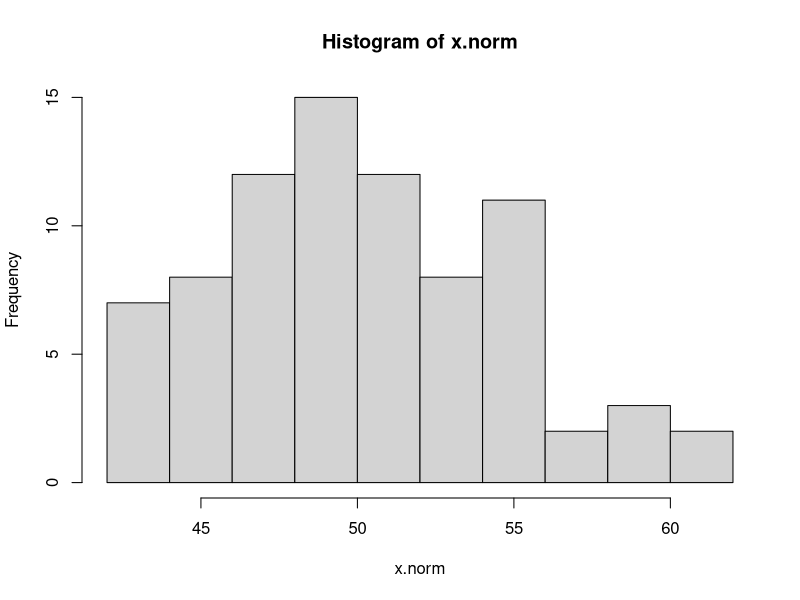
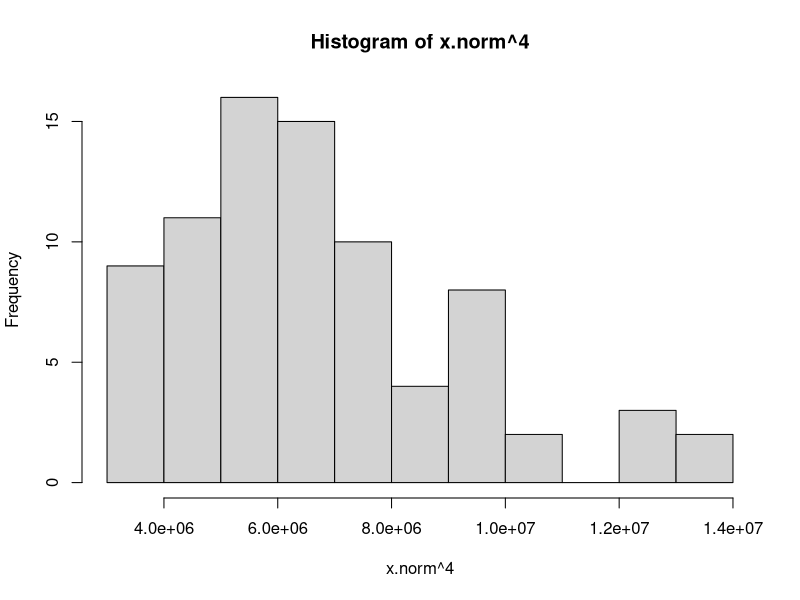
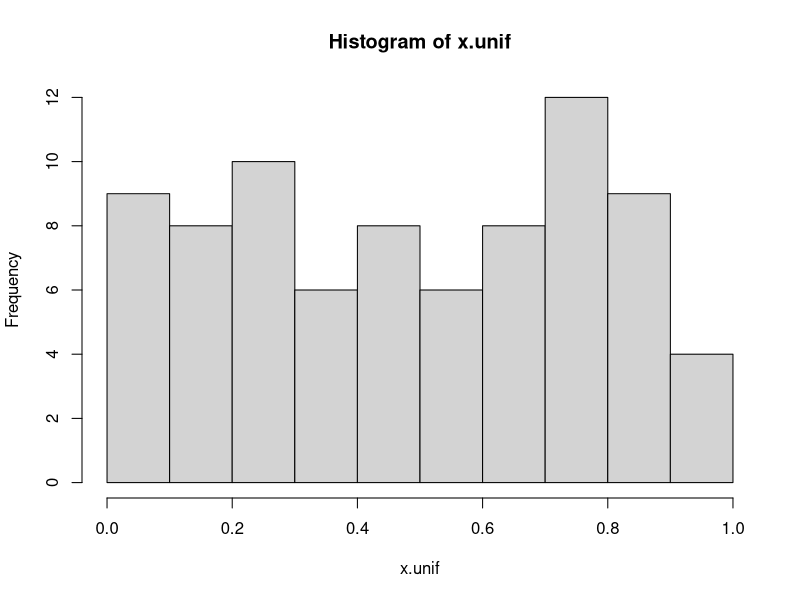
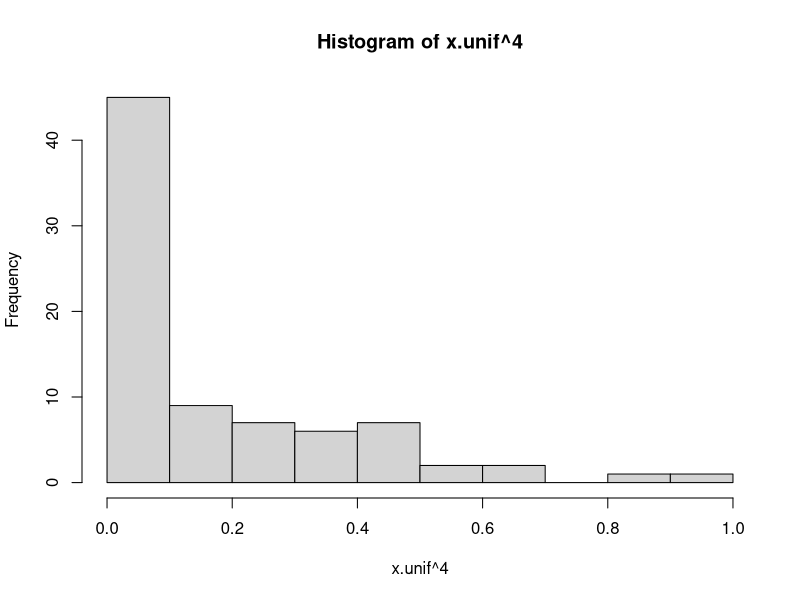
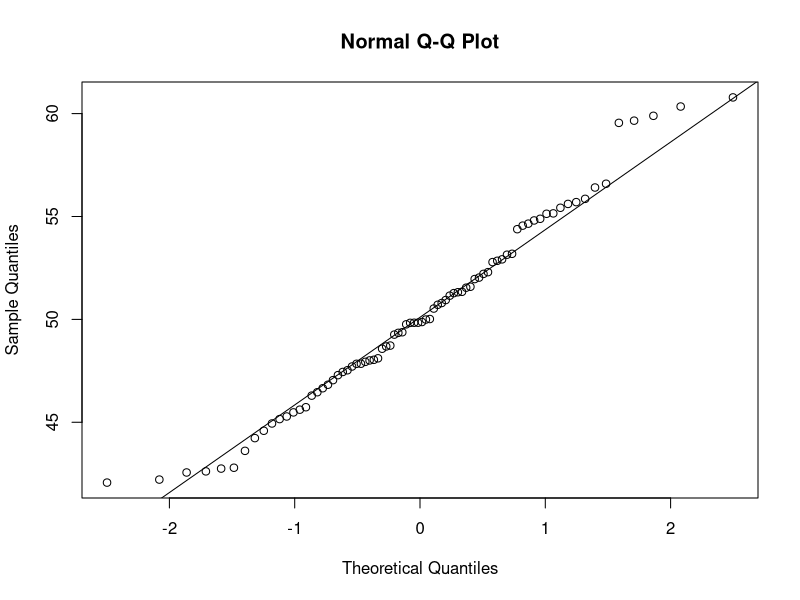
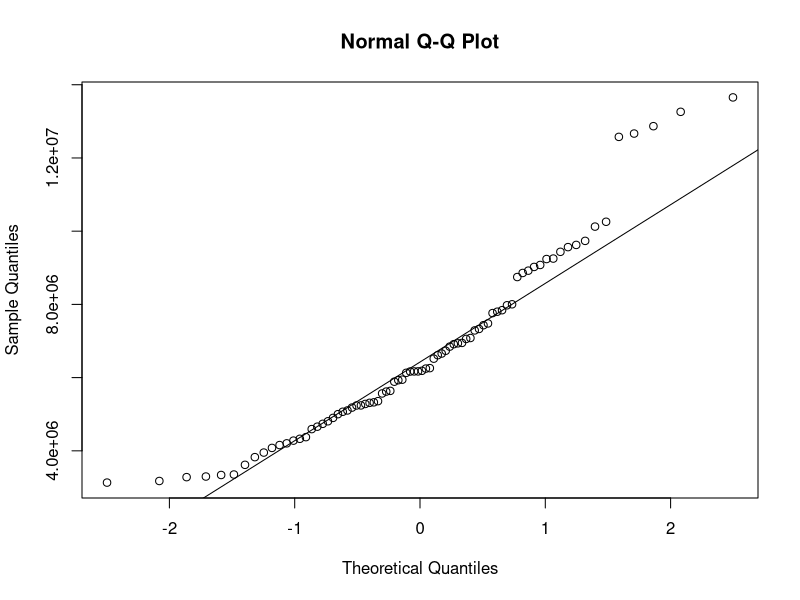
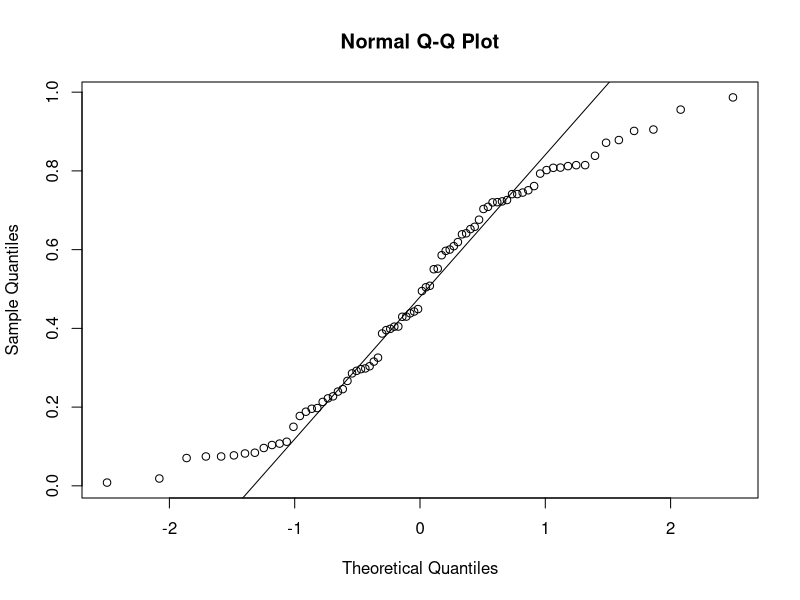
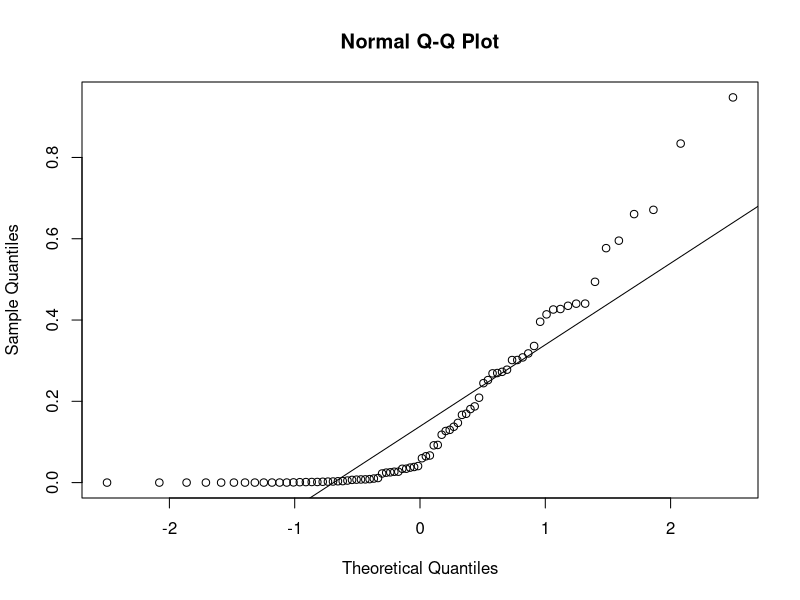

Generate these figures, in order, with R:
####+####+####+####+####+####+####+####+####+####+####+####+####+####+####+####+

#Marc d. Paradis
#R 3.5.1 for Windows
#RStudio 1.1.456

set.seed(183)
# Normally distributed numbers
x.norm <- 
  rnorm(
    n = 80, 
    mean = 50, 
    sd = 5
    )
hist(
  x.norm
  )
# Take these numbers to the fourth power to create a non-normal distribution
hist(x.norm^4)

# Uniformly distributed numbers
x.unif <- 
  runif(n = 80)
hist(
  x = x.unif
  )
# Take these numbers to the fourth power to create a non-uniform distribution
hist(
  x = x.unif^4
  )

# Compare the numbers sampled with rnorm() against normal distribution
qqnorm(
  y = x.norm
  )
qqline(
  y = x.norm, 
  distribution = qnorm, 
  probs = c(0.25, 0.75), 
  qtype = 7
  ) 
# defaults from documentation

# Sometimes getAnywere() gives us insight into the function formula and
# defaults

getAnywhere(
  x = qqline
  )

# We can see that the distribution parameter must be a function for which the
# parameter probs is the argument.  In other words:

qnorm(
  p = c(0.25, 0.75)
  )

# The same rnorm() numbers to the 4th power, compared to the normal 
# distribution
qqnorm(
  y = x.norm^4
  )
qqline(
  y = x.norm^4
  )

# Numbers sampled from the flat distribution, compared to normal
qqnorm(
  y = x.unif
  )
qqline(
  y = x.unif
  )

# Numbers sampled from the flat distribution, compared to normal
qqnorm(
  y = x.unif^4
  )
qqline(
  y = x.unif^4
  )

# Compare x.norm and x.unif
qqplot(
  x = x.norm, 
  y = x.unif
  )
qqline(
  y = x.unif
  )

# Where is the line? The issue here is that x.norm and x.unif are not scaled and 
# qqline() by default calculates relative to a standard normal distribution.
# It pays to read documentation and experiment until things make sense.

# Scale x.norm and x.unif
x.norm.scale <- 
  (x.norm - mean(x.norm)) / sd(x.norm)
# It is this mean-centering, sd-normalizing that turns x.norm into a quantile
# for the Q-Q plot.  When x.norm is the x argument and no y argument is given
# the qqplot function automatically mean-centers and sd-normalizes. qqline() by
# contrast, in this context, mean-centers and sd-normalizes, hence the 
# "disappearance" of the qqline.
hist(
  x = x.norm.scale
  )
qqnorm(
  y = x.norm.scale
  )
qqline(
  y = x.norm.scale
  )

x.unif.scale <- 
  (x.unif - mean(x.unif)) / sd(x.unif)
hist(
  x = x.unif.scale
  )
qqnorm(
  y = x.unif.scale
  )
qqline(
  y = x.unif.scale
  )

# Q-Q Plot compare scaled x.norm and scaled x.unif
qqplot(
  x = x.norm.scale, 
  y = x.unif.scale
  )
qqline(
  y = x.unif.scale
  )

# Note that all scaling does in a Q-Q Plot is change the axis labels, it does
# not change any of the relationships between distributions. It is important
# however, when using qqline(). If you don't believe me, run this:
qqplot(
  x = x.norm, 
  y = x.unif
  )

# and then toggle back and forth. So qqplot() doesn't care about scaling, but
# qqline() does

# Begs the question then, is there a better way to plot a qqline, one which
# might also give us slope and intercept, r-squared, etc? Yes, but we have to
# do a little work.  We will use R's standard linear modeling function lm().
# We need to remember that implicit in a Q-Q Plot is an ordering of the 
# distributions from lowest to highest, so simple approach of:

lm( # Create a linear model object
  formula = x.unif ~ x.norm # Set x.unif as dependent and x.norm as independent
  )

abline(  # abline() "understands" how to plot a linear model object
  lm(
    formula = x.unif ~ x.norm
    )
  )

# doesn't work. But there is a simple fix, just sort both distributions:

lm(
  formula = sort(x.unif) ~ sort(x.norm)
  )

# Sorting from smallest to largest is fundamental to quantile plotting

abline(
  lm(
    formula = sort(x.unif) ~ sort(x.norm)
    )
  )

# If we put output of lm into the variable qqfit, we can get all kinds of
# information on the linear regression and its fit:

qqplot(
  x = x.norm, 
  y = x.unif
  )
qqfit.ux <- 
  lm(
    formula = sort(x.unif) ~ sort(x.norm)
    )
abline(qqfit.ux) # qqfit.ux is a fit or model object abline() "understands"
summary.lm(qqfit.ux)

# Note that we don't need to standardize in order for this work. This is a 
# significant improvement over qqline() where we do

# Let's try to use a Q-Q Plot on a non-normal distribution such as the chi-
# square distribution

# Let's generate some observed data:
x.chi <-
  rchisq(
    n = 100, 
    df = 2
    )

# Need to scale so we can apply qqline()
x.chi.scale <- 
  (x.chi - mean(x.chi)) / sd(x.chi)
qqnorm(
  y = x.chi.scale
  )
qqline(
  y = x.chi.scale
  )

# Clearly non-normal, but what if we want to assess is it what we would 
# expect for a random sample from a chi-square distribution. We could just
# random sample again, but that doesn't seem right, remember that we want to
# compare against the theoretical chi-square, it is that theoretical 
# distribution which allows us to generate an expected set of values.

# In R, we can use the function ppoints() to generate n equally spaced points
# between 0 and 1, inclusive

set.seed(184)
x.pp <- 
  ppoints(
    n = 100 # because n = 100 in observed sample, this is a best practice
    ) # Note that ppoints() automatically sorts smallest to largest

# If we put x.pp into the chi-square quantile function with the same df, then
# we get a string of 100 evenly space expected chi-square values

x.chi.expect <- 
  qchisq(
    p = x.pp, 
    df = 2
    )
hist(
  x = x.chi.expect
  )

# Note that these values are not normalized

qqplot(
  x = x.chi.expect, 
  y = x.chi
  )

# Remember that part of what a Q-Q Plot does is sort both observed and
# expected, we need to sort our observed data before we fit it to a linear
# model

qqfit.chi <- 
  lm(
    formula = sort(x.chi) ~ x.chi.expect
    )
summary.lm(object = qqfit.chi)

# We can now add this line to our Q-Q Plot

abline(
  lm(
    formula = sort(x.chi) ~ x.chi.expect
    )
  )

# and if we just try to do a qqline command, it fails because of scaling
qqline(
  y = x.chi
  )

# What if we take these same observed x.chi values and compare them to a
# theoretical standard normal expected distribution?

x.norm.expect <- 
  qnorm(
    p = x.pp
    )
qqplot(
  x = x.norm.expect, 
  y = x.chi
  )
qqfit.chinorm <- 
  lm(
    formula = sort(x.chi) ~ x.norm.expect
    )
summary.lm(
  object = qqfit.chinorm
  )
abline(qqfit.chinorm)

# Q-Q Plot compare normal distribution to a t distribution
set.seed(185)
n1 <- 
  rnorm(
    n = 1000, 
    mean = 0, 
    sd = 1) # note already scaled because mean = 0 and sd = 1
qqnorm(
  y = n1
  )
t1 <- 
  rt( # t-Distribution
    n = 1000, 
    df = 10
    )
qqnorm(
  y = t1
  )

# So let's now plot n1 v t1
qqplot(
  x = n1, 
  y = t1
  ) # Curve is different because x-axis is different, it is derived from a
    # theoretical normal curve, rather than the observed n1

qqfit.n1t1 <- 
  lm(
    formula = sort(t1) ~ sort(n1)
    )
summary.lm(qqfit.n1t1)

abline(qqfit.n1t1)

#Q-Q Plot compare two standard normal distributions
set.seed(186)
n2 <- 
  rnorm(
    n = 1000, 
    mean = 0, 
    sd = 1) # Note already scaled
qqplot(
  x = n1, 
  y = n2
  )
qqfit.n1n2 <- 
  lm(
    formula = sort(n2) ~ sort(n1)
    )
abline(qqfit.n1n2)
summary.lm(qqfit.n1n2)

#Q-Q Plot compare two very non-standard normal distributions
set.seed(187)
n3 <- 
  rnorm(
    n = 1000, 
    mean = 10, 
    sd = 0.5
    ) # Note raw, unscaled because mean != 0 and sd <> 1
qqnorm(y = n3)

set.seed(188)
n4 <- 
  rnorm(
    n = 1000, 
    mean = 150, 
    sd = 30
    ) # Note raw, unscaled and different
qqnorm(
  y = n4
  )

qqplot(
  x = n3, 
  y = n4
  )
qqfit.n3n4 <- 
  lm(
    formula = sort(n4) ~ sort(n3)
    )

abline(qqfit.n3n4)

summary.lm(qqfit.n3n4)

set.seed(200)
n5 <- 
  rnorm(
    n = 1000, 
    mean = 150, 
    sd = 30
  ) # Note raw, unscaled and different
qqnorm(
  y = n5
)


# Shapiro-Wilk Normality Test. 
# Null Hypothesis = Distribution is Normally Distributed
# p >  0.05 Fail to Reject Null Hypothesis
# p <= 0.05 Reject the Null Hypothesis (therefore: Distribution is not normal)
shapiro.test(x.norm) # FtRNH: data consistent with a Normal Distribution
shapiro.test(x.norm^4) # RNH: data inconsistent with a Normal Distribution
shapiro.test(x.norm.scale) # Identical to unscaled, as would be expected

shapiro.test(x.unif) # FtRNH: data consistent with a Normal Distribution
shapiro.test(x.unif^4)# RNH: data inconsistent with a Normal Distribution
shapiro.test(x.unif.scale) # Identical to unscaled, as would be expected

shapiro.test(x.chi) # RNH: data inconsistent with a Normal Distribution
shapiro.test(x.chi.scale) # Identical to unscaled, as would be expected
shapiro.test(x.chi.expect) # RNH: data inconsistent with a Normal Distribution

shapiro.test(n1) # FtRNH: data consistent with a Normal Distribution
shapiro.test(n2) # FtRNH: data consistent with a Normal Distribution

shapiro.test(t1) # RNH: data inconsistent with a Normal Distribution

shapiro.test(n3) # FtRNH: data consistent with a Normal Distribution
shapiro.test(n4) # FtRNH: data consistent with a Normal Distribution

shapiro.test(n5)  # Dance of the p-values!

# Recreate the classic Q-Q Plot series
library(rmutil) #necessary for Laplace Distributional Model

# Note the masked function calls.  Both rmutil and psych packages have a
# function called plot.residuals.  Both rmutil and stats packages have a
# function called nobs.  They may or may not do the same thing, but if I type
# either function, R will use the rmutil defintion of the function.

# In R, the order of loading packages makes a difference, if two or more
# packages have identically named functions, then the package loaded last
# will mask the identically named functions of all preceding packages.

# You can use the following syntax to specify which library to run a
# particular function from:

# packagename :: functionname()
# psych :: plot.residuals()
# stats :: nobs()

# But we are okay with rmutil for now as we not using either masked function

n <- 1000
# Expected Standard Normal Theoretical Quantile
x.norm.expct <- 
  sort(
    qnorm(
      p = ppoints(
        n = n
        )
      )
    )

library(e1071) # Necessary for kurtosis() and skewness() functions below

# Observed Non-Standard/Non-Normal Quantiles
set.seed(201)
x.norm.obsvd <- 
  sort(
    rnorm(
      n = n, 
      mean = 137, 
      sd = 7.39
      )
    )
hist(
  x = x.norm.obsvd, 
  prob = T
  )
curve(
  dnorm(
    x = x, 
    mean = 137, 
    sd = 7.39
    ), 
  add = T
  )
kurtosis(x.norm.obsvd)
skewness(x.norm.obsvd)

set.seed(202)
x.laplace.obsvd <- 
  sort(
    rlaplace(
      n = n, 
      m = 5, 
      s = 0.5
      )
    ) # Fat/Heavy tailed
# I believe that s < 1 makes this leptokurtic
# http://ugrad.stat.ubc.ca/R/library/rmutil/html/Laplace.html
hist(
  x = x.laplace.obsvd, 
  prob = T
  )
curve(
  dnorm(
    x = x, 
    mean = mean(x.laplace.obsvd), 
    sd = sd(x.laplace.obsvd)), 
  add = T
  )
kurtosis(x.laplace.obsvd)
skewness(x.laplace.obsvd)

x.cosine.obsvd <- 
  sort(
    cos(
      seq(
        from = -pi, 
        to = pi,
        length.out = n
        )
      )
    ) #Narrow/Light tailed
hist(
  x = x.cosine.obsvd, 
  prob = T
  )
curve(
  dnorm(
    x = x, 
    mean = mean(x.cosine.obsvd), 
    sd = sd(x.cosine.obsvd)
    ), 
  add = T
  )
kurtosis(x.cosine.obsvd)
skewness(x.cosine.obsvd)

set.seed(203)
x.uniform.obsvd <- 
  sort(
    runif(
      n = n, 
      max = 1
      )
    ) #Narrow/Light tailed because tails drop to zero a x < 0 and x > 1
hist(
  x = x.uniform.obsvd, 
  prob = T
  )
curve(
  dnorm(
    x = x, 
    mean = mean(x.uniform.obsvd), 
    sd = sd(x.uniform.obsvd)), 
  add = T
  )
kurtosis(x.uniform.obsvd)
skewness(x.uniform.obsvd)

set.seed(203)
x.beta.obsvd <- 
  sort(
    rbeta(
      n = n, 
      shape1 = 2, 
      shape2 = 2
      )
    ) #Narrow/Light tailed
hist(
  x = x.beta.obsvd, 
  prob = T
  )
curve(
  dnorm(
    x = x, 
    mean = mean(x.beta.obsvd), 
    sd = sd(x.beta.obsvd)
    ), 
  add = T
  )
kurtosis(x.beta.obsvd)
skewness(x.beta.obsvd)

set.seed(204)
x.lognorm.obsvd <- 
  sort(
    rlnorm(
      n = n, 
      meanlog = 1, 
      sdlog = 0.5
      )
    ) #Right skewed
hist(
  x = x.lognorm.obsvd, 
  prob = T
  )
curve(
  dnorm(
    x = x, 
    mean = mean(x.lognorm.obsvd), 
    sd = sd(x.lognorm.obsvd)
    ), 
  add = T
  )
kurtosis(x.lognorm.obsvd)
skewness(x.lognorm.obsvd)

library(fGarch) # Necessary for skew normal distribution modeling
# LOOKS LIKE fGarch HAS KURTOSIS AND SKEW FUNCTIONS THAT MASK psych
set.seed(205)
x.negskewnorm.obsvd <- 
  sort(
    rsnorm(
      n = n, 
      mean = 0, 
      sd = 1, 
      xi = 0.1
      )
    ) #Left Skewed
hist(
  x = x.negskewnorm.obsvd, 
  prob = T
  )
curve(
  dnorm(
    x = x, 
    mean = mean(x.negskewnorm.obsvd), 
    sd = sd(x.negskewnorm.obsvd)
    ), 
  add = T
  )
kurtosis(x.negskewnorm.obsvd)
skewness(x.negskewnorm.obsvd)

set.seed(206)
x.posskewnorm.obsvd <- 
  sort(
    rsnorm(
      n = n, 
      mean = 0, 
      sd = 1, 
      xi = 10
      )
    ) #Right Skewed
hist(
  x = x.posskewnorm.obsvd, 
  prob = T
  )
curve(
  dnorm(
    x = x, 
    mean = mean(x.posskewnorm.obsvd), 
    sd = sd(x.posskewnorm.obsvd)
    ), 
  add = T
  )
kurtosis(x.posskewnorm.obsvd)
skewness(x.posskewnorm.obsvd)
plot(x.posskewnorm.obsvd)

x.bimodal.obsvd <- 
  sort(
    rbind(
      n2 + 5,
      n3 - 1
      )
    )
x.bimodal.obsvd <- 
  cbind(
    x.bimodal.obsvd, 
    c(1,2)
    )
x.bimodal.obsvd <- 
  x.bimodal.obsvd[x.bimodal.obsvd[, 2] == 1 , 1]
hist(
  x = x.bimodal.obsvd, 
  prob = T
  )
curve(
  dnorm(
    x = x, 
    mean = mean(x.bimodal.obsvd), 
    sd = sd(x.bimodal.obsvd)
    ), 
  add = T
  )
kurtosis(x.bimodal.obsvd)
skewness(x.bimodal.obsvd)


# Let's start plotting
qqplot(
  x = x.norm.expct, 
  y = x.norm.obsvd, 
  main = 'Observed Normal'
  )
abline(
  lm(
    formula = x.norm.obsvd ~ x.norm.expct
    )
  )
shapiro.test(x.norm.obsvd)

qqplot(
  x = x.norm.expct, 
  y = x.laplace.obsvd, 
  main = 'Observed Leptokurtic'
  )
abline(
  lm(
    formula = x.laplace.obsvd ~ x.norm.expct
    )
  )
shapiro.test(x.laplace.obsvd)

qqplot(
  x = x.norm.expct, 
  y = x.cosine.obsvd, 
  main = 'Observed Platykurtic (Cosine)'
  )
abline(
  lm(
    formula = x.cosine.obsvd ~ x.norm.expct
    )
  )
shapiro.test(x.cosine.obsvd)

qqplot(
  x = x.norm.expct, 
  y = x.uniform.obsvd, 
  main = 'Observed Platykurtic (Uniform)'
  )
abline(
  lm(
    formula = x.uniform.obsvd ~ x.norm.expct
    )
  )
shapiro.test(x.uniform.obsvd)

qqplot(
  x = x.norm.expct, 
  y = x.beta.obsvd, 
  main = 'Observed Platykurtic (Beta)'
  )
abline(
  lm(
    formula = x.beta.obsvd ~ x.norm.expct
    )
  )
shapiro.test(x.beta.obsvd)

qqplot(
  x = x.norm.expct, 
  y = x.lognorm.obsvd, 
  main = 'Observed Positive/Right Skew'
  )
abline(
  lm(
    formula = x.lognorm.obsvd ~ x.norm.expct
    )
  )
shapiro.test(x.lognorm.obsvd)

qqplot(
  x = x.norm.expct, 
  y = x.posskewnorm.obsvd, 
  main = 'Observed Positive / Right Skew'
  )
abline(
  lm(
    formula = x.posskewnorm.obsvd ~ x.norm.expct
    )
  )
shapiro.test(x.posskewnorm.obsvd)

qqplot(
  x = x.norm.expct, 
  y = x.negskewnorm.obsvd, 
  main = 'Observed Negative / Left Skew'
  )
abline(
  lm(
    formula = x.negskewnorm.obsvd ~ x.norm.expct
    )
  )
shapiro.test(x.negskewnorm.obsvd)

qqplot(
  x = x.norm.expct, 
  y = x.bimodal.obsvd, 
  main = 'Observed Bimodal'
  )
abline(
  lm(
    formula = x.bimodal.obsvd ~ x.norm.expct
    )
  )
shapiro.test(x.bimodal.obsvd)

# Comparing Theoretical Distributions Against Each Other

n <- 100 # Nbr of Sample points (or draws)
r <- 10 # Nbr of Trials, usually denoted with an N, but in OSDS it is an r
set.seed(207)
p <- ppoints(n)
xlim <- c(-10,10)

x.unif.expct <- 
  qunif(
    p = p, 
    min = -1, 
    max = 1
    )
hist(
  x = x.unif.expct, 
  probability = T, 
  xlim = xlim
  )
curve(
  dunif(
    x = x, 
    min = -1, 
    max = 1
    ), 
  add = T
  ) #doesn't appear to work with discrete
plot(x.unif.expct)

x.bern.expct <- 
  qbinom(
    p = p, 
    size = 1, 
    prob = 0.5
    )
hist(
  x = x.bern.expct, 
  probability = T, 
  xlim = xlim
  )
curve(
  dbinom(
    x = x, 
    size = 1, 
    prob = 0.5
    ), 
  add = T
  ) 

warnings() # Note because binom() expecting an integer input

x.binom.expct <- 
  qbinom(
    p = p, 
    size = r, 
    prob = 0.5
    )
hist(
  x = x.binom.expct, 
  probability = T, 
  xlim = xlim
  )
curve(
  dbinom(
    x = x, 
    size = r, 
    prob = 0.5
    ), 
  add = T
  ) 

warnings() # Note because binom() expecting an integer input

x.geom.expct <- 
  qgeom(
    p = p, 
    prob = 0.5
    )
hist(
  x = x.geom.expct
  )
hist(
  x = x.geom.expct, 
  probability = T, 
  xlim = xlim
  )
curve(
  dgeom(
    x = x, 
    prob = 0.5
    ), 
  add = T
  )

warnings() # Note because binom() expecting an integer input

x.hyper.expct <- 
  qhyper(
    p = 0.9, 
    m = 5, 
    n = 45, 
    k = 10
    )
dhyper(
  x = 4, 
  m = 5, 
  n = 45, 
  k = 10
  ) #0.4 %Chance of pulling 4 whites (Density)
dhyper(
  x = 0:11, 
  m = 5, 
  n = 45, 
  k = 10
  )
hist(
  dhyper(
    x = 0:11, 
    m = 5, 
    n = 45, 
    k = 10
    )
  )

plot(
  x = 0:11, 
  y = dhyper(
    x = 0:11, 
    m = 5, 
    n = 45, 
    k = 10
    )
  )

phyper(
  q = 4, 
  m = 5, 
  n = 45, 
  k = 10
  ) #99.988% (PDF)
phyper(
  q = 0:11, 
  m = 5, 
  n = 45, 
  k = 10
  ) 
hist(
  phyper(
    q = 0:11, 
    m = 5, 
    n = 45, 
    k = 10
    )
  ) 
qhyper(
  p = 0.9998811, 
  m = 5, 
  n = 45, 
  k = 10
  ) # 5 (quantile)
qhyper(
  p = 0.9, 
  m = 5, 
  n = 45, 
  k = 10
  ) # 5 (quantile)
set.seed(208)
rhyper(
  nn = 10, 
  m = 5, 
  n = 45, 
  k = 10
  )

qhyper(
  p = dhyper(
    x = 0:11, 
    m = 5, 
    n = 45, 
    k = 10
    ), 
  m = 5, 
  n = 45, 
  k = 10
  ) #5 (quantile)

x.hyper.expct
hist(
  x = x.hyper.expct
  )
hist(
  x = x.hyper.expct, 
  probability = T, 
  xlim = xlim
  )
curve(
  dhyper(
    x = x, 
    m = 5, 
    n = 5, 
    k = 5
    ), 
  add = T
  )

warnings() # Note because binom() expecting an integer input

rm(
  list = ls()
  ) # Clears global environment of all visible objects (some hidden objects
    # may remain)

# END
